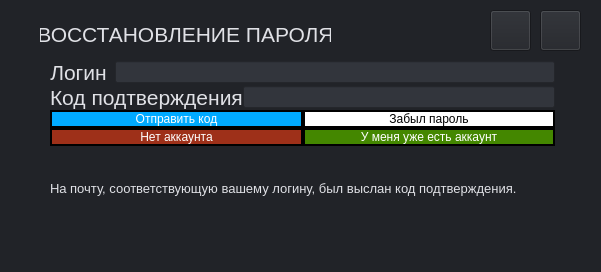
<?xml version="1.0" encoding="UTF-8"?>
<ui version="4.0">
 <class>reset_password</class>
 <widget class="QWidget" name="reset_password">
  <property name="geometry">
   <rect>
    <x>0</x>
    <y>0</y>
    <width>601</width>
    <height>272</height>
   </rect>
  </property>
  <property name="windowTitle">
   <string>Form</string>
  </property>
  <property name="styleSheet">
   <string notr="true">background-color: rgb(33, 35, 40);
</string>
  </property>
  <widget class="QLabel" name="label">
   <property name="geometry">
    <rect>
     <x>40</x>
     <y>20</y>
     <width>291</width>
     <height>28</height>
    </rect>
   </property>
   <property name="font">
    <font>
     <pointsize>16</pointsize>
    </font>
   </property>
   <property name="styleSheet">
    <string notr="true">color: rgb(224, 225, 230);</string>
   </property>
   <property name="text">
    <string>ВОССТАНОВЛЕНИЕ ПАРОЛЯ</string>
   </property>
   <property name="alignment">
    <set>Qt::AlignmentFlag::AlignCenter</set>
   </property>
  </widget>
  <widget class="QWidget" name="verticalLayoutWidget">
   <property name="geometry">
    <rect>
     <x>50</x>
     <y>60</y>
     <width>505</width>
     <height>171</height>
    </rect>
   </property>
   <layout class="QVBoxLayout" name="verticalLayout_2">
    <property name="spacing">
     <number>0</number>
    </property>
    <item>
     <layout class="QHBoxLayout" name="horizontalLayout">
      <property name="spacing">
       <number>8</number>
      </property>
      <item>
       <widget class="QLabel" name="label_login">
        <property name="enabled">
         <bool>true</bool>
        </property>
        <property name="font">
         <font>
          <pointsize>16</pointsize>
         </font>
        </property>
        <property name="layoutDirection">
         <enum>Qt::LayoutDirection::LeftToRight</enum>
        </property>
        <property name="styleSheet">
         <string notr="true">color: rgb(224, 225, 230);</string>
        </property>
        <property name="text">
         <string>Логин</string>
        </property>
        <property name="alignment">
         <set>Qt::AlignmentFlag::AlignCenter</set>
        </property>
       </widget>
      </item>
      <item>
       <widget class="QLineEdit" name="lineEdit_login">
        <property name="styleSheet">
         <string notr="true">QLineEdit#lineEdit_login {
background-color: rgb(50, 53, 60);
color: white;
}</string>
        </property>
       </widget>
      </item>
     </layout>
    </item>
    <item>
     <layout class="QHBoxLayout" name="horizontalLayout_2">
      <item>
       <widget class="QLabel" name="label_code">
        <property name="font">
         <font>
          <pointsize>16</pointsize>
         </font>
        </property>
        <property name="styleSheet">
         <string notr="true">color: rgb(224, 225, 230);</string>
        </property>
        <property name="text">
         <string>Код подтверждения</string>
        </property>
        <property name="alignment">
         <set>Qt::AlignmentFlag::AlignLeading|Qt::AlignmentFlag::AlignLeft|Qt::AlignmentFlag::AlignTop</set>
        </property>
       </widget>
      </item>
      <item>
       <widget class="QLineEdit" name="lineEdit_code">
        <property name="styleSheet">
         <string notr="true">QLineEdit#lineEdit_code {
background-color: rgb(50, 53, 60);
color: white;
}</string>
        </property>
       </widget>
      </item>
     </layout>
    </item>
    <item>
     <layout class="QHBoxLayout" name="horizontalLayout_3">
      <item>
       <widget class="QPushButton" name="pushButton_code">
        <property name="enabled">
         <bool>true</bool>
        </property>
        <property name="styleSheet">
         <string notr="true">QPushButton#pushButton_code {
border-radius: 10px;
background-color: rgb(0, 170, 255);
color: white;
border: 2px solid rgb(0, 0, 0);
}

QPushButton#pushButton_code::hover {
	border: 2px solid rgb(170, 0, 0);
}</string>
        </property>
        <property name="text">
         <string>Отправить код</string>
        </property>
       </widget>
      </item>
      <item>
       <widget class="QPushButton" name="pushButton_reset_password">
        <property name="palette">
         <palette>
          <active>
           <colorrole role="WindowText">
            <brush brushstyle="SolidPattern">
             <color alpha="255">
              <red>0</red>
              <green>0</green>
              <blue>0</blue>
             </color>
            </brush>
           </colorrole>
           <colorrole role="Button">
            <brush brushstyle="SolidPattern">
             <color alpha="255">
              <red>255</red>
              <green>255</green>
              <blue>255</blue>
             </color>
            </brush>
           </colorrole>
           <colorrole role="Text">
            <brush brushstyle="SolidPattern">
             <color alpha="255">
              <red>0</red>
              <green>0</green>
              <blue>0</blue>
             </color>
            </brush>
           </colorrole>
           <colorrole role="ButtonText">
            <brush brushstyle="SolidPattern">
             <color alpha="255">
              <red>0</red>
              <green>0</green>
              <blue>0</blue>
             </color>
            </brush>
           </colorrole>
           <colorrole role="Base">
            <brush brushstyle="SolidPattern">
             <color alpha="255">
              <red>255</red>
              <green>255</green>
              <blue>255</blue>
             </color>
            </brush>
           </colorrole>
           <colorrole role="Window">
            <brush brushstyle="SolidPattern">
             <color alpha="255">
              <red>255</red>
              <green>255</green>
              <blue>255</blue>
             </color>
            </brush>
           </colorrole>
           <colorrole role="PlaceholderText">
            <brush brushstyle="SolidPattern">
             <color alpha="128">
              <red>0</red>
              <green>0</green>
              <blue>0</blue>
             </color>
            </brush>
           </colorrole>
          </active>
          <inactive>
           <colorrole role="WindowText">
            <brush brushstyle="SolidPattern">
             <color alpha="255">
              <red>0</red>
              <green>0</green>
              <blue>0</blue>
             </color>
            </brush>
           </colorrole>
           <colorrole role="Button">
            <brush brushstyle="SolidPattern">
             <color alpha="255">
              <red>255</red>
              <green>255</green>
              <blue>255</blue>
             </color>
            </brush>
           </colorrole>
           <colorrole role="Text">
            <brush brushstyle="SolidPattern">
             <color alpha="255">
              <red>0</red>
              <green>0</green>
              <blue>0</blue>
             </color>
            </brush>
           </colorrole>
           <colorrole role="ButtonText">
            <brush brushstyle="SolidPattern">
             <color alpha="255">
              <red>0</red>
              <green>0</green>
              <blue>0</blue>
             </color>
            </brush>
           </colorrole>
           <colorrole role="Base">
            <brush brushstyle="SolidPattern">
             <color alpha="255">
              <red>255</red>
              <green>255</green>
              <blue>255</blue>
             </color>
            </brush>
           </colorrole>
           <colorrole role="Window">
            <brush brushstyle="SolidPattern">
             <color alpha="255">
              <red>255</red>
              <green>255</green>
              <blue>255</blue>
             </color>
            </brush>
           </colorrole>
           <colorrole role="PlaceholderText">
            <brush brushstyle="SolidPattern">
             <color alpha="128">
              <red>0</red>
              <green>0</green>
              <blue>0</blue>
             </color>
            </brush>
           </colorrole>
          </inactive>
          <disabled>
           <colorrole role="WindowText">
            <brush brushstyle="SolidPattern">
             <color alpha="255">
              <red>0</red>
              <green>0</green>
              <blue>0</blue>
             </color>
            </brush>
           </colorrole>
           <colorrole role="Button">
            <brush brushstyle="SolidPattern">
             <color alpha="255">
              <red>255</red>
              <green>255</green>
              <blue>255</blue>
             </color>
            </brush>
           </colorrole>
           <colorrole role="Text">
            <brush brushstyle="SolidPattern">
             <color alpha="255">
              <red>0</red>
              <green>0</green>
              <blue>0</blue>
             </color>
            </brush>
           </colorrole>
           <colorrole role="ButtonText">
            <brush brushstyle="SolidPattern">
             <color alpha="135">
              <red>255</red>
              <green>255</green>
              <blue>255</blue>
             </color>
            </brush>
           </colorrole>
           <colorrole role="Base">
            <brush brushstyle="SolidPattern">
             <color alpha="255">
              <red>255</red>
              <green>255</green>
              <blue>255</blue>
             </color>
            </brush>
           </colorrole>
           <colorrole role="Window">
            <brush brushstyle="SolidPattern">
             <color alpha="255">
              <red>255</red>
              <green>255</green>
              <blue>255</blue>
             </color>
            </brush>
           </colorrole>
           <colorrole role="PlaceholderText">
            <brush brushstyle="SolidPattern">
             <color alpha="128">
              <red>0</red>
              <green>0</green>
              <blue>0</blue>
             </color>
            </brush>
           </colorrole>
          </disabled>
         </palette>
        </property>
        <property name="styleSheet">
         <string notr="true">QPushButton#pushButton_reset_password {
border-radius: 10px;
background-color: white;
color: black;
border: 2px solid rgb(0, 0, 0);
}

QPushButton#pushButton_reset_password::hover {
	border: 2px solid rgb(170, 0, 0);
}</string>
        </property>
        <property name="text">
         <string>Забыл пароль</string>
        </property>
       </widget>
      </item>
     </layout>
    </item>
    <item>
     <layout class="QHBoxLayout" name="horizontalLayout_4">
      <item>
       <widget class="QPushButton" name="pushButton_to_reg">
        <property name="styleSheet">
         <string notr="true">QPushButton#pushButton_to_reg {
border-radius: 10px;  /* Скругление углов */
background-color: rgb(158, 48, 25);
color: white;
border: 2px solid rgb(0, 0, 0);
}

QPushButton#pushButton_to_reg::hover {
	border: 2px solid rgb(0, 255, 0);
}</string>
        </property>
        <property name="text">
         <string>Нет аккаунта</string>
        </property>
       </widget>
      </item>
      <item>
       <widget class="QPushButton" name="pushButton_to_auth">
        <property name="styleSheet">
         <string notr="true">QPushButton#pushButton_to_auth {
border-radius: 10px;
background-color: rgb(68, 135, 0);
color: white;
selection-color: rgb(85, 255, 0);
border: 2px solid rgb(0, 0, 0);
}

QPushButton#pushButton_to_auth::hover {
	border: 2px solid rgb(170, 0, 0);
}</string>
        </property>
        <property name="text">
         <string>У меня уже есть аккаунт</string>
        </property>
       </widget>
      </item>
     </layout>
    </item>
    <item>
     <widget class="QLabel" name="label_message_send_code">
      <property name="enabled">
       <bool>true</bool>
      </property>
      <property name="font">
       <font>
        <pointsize>10</pointsize>
       </font>
      </property>
      <property name="styleSheet">
       <string notr="true">color: rgb(224, 225, 230);</string>
      </property>
      <property name="text">
       <string>На почту, соответствующую вашему логину, был выслан код подтверждения.</string>
      </property>
     </widget>
    </item>
   </layout>
  </widget>
  <widget class="QPushButton" name="pushButton_update">
   <property name="geometry">
    <rect>
     <x>540</x>
     <y>10</y>
     <width>41</width>
     <height>41</height>
    </rect>
   </property>
   <property name="toolTip">
    <string>&lt;html&gt;&lt;head/&gt;&lt;body&gt;&lt;p&gt;Обновить окно&lt;/p&gt;&lt;/body&gt;&lt;/html&gt;</string>
   </property>
   <property name="styleSheet">
    <string notr="true">QPushButton#pushButton {
	background-image: url(:/icons/icons/icon-reload.png);
	background-color: rgb(173, 173, 173);
	border: 1px solid black;
	border-radius: 15px;
}

QPushButton#pushButton::hover {
    border: 2px solid #e74c3c;
    
}</string>
   </property>
   <property name="text">
    <string/>
   </property>
  </widget>
  <widget class="QPushButton" name="pushButton_settings">
   <property name="geometry">
    <rect>
     <x>490</x>
     <y>10</y>
     <width>41</width>
     <height>41</height>
    </rect>
   </property>
   <property name="sizePolicy">
    <sizepolicy hsizetype="Fixed" vsizetype="Fixed">
     <horstretch>41</horstretch>
     <verstretch>41</verstretch>
    </sizepolicy>
   </property>
   <property name="text">
    <string/>
   </property>
  </widget>
 </widget>
 <resources/>
 <connections/>
</ui>
